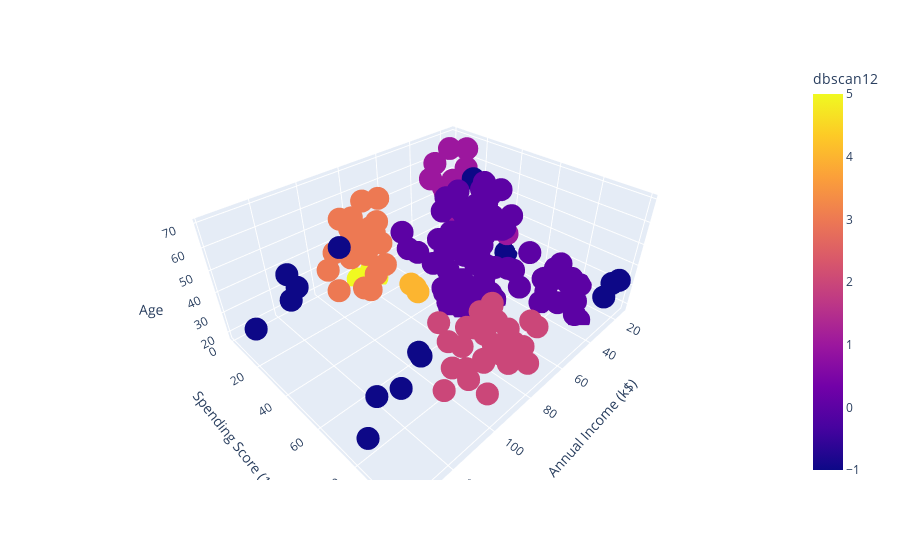

Notebook source saved alongside this figure:
### Code cell
mod = DBSCAN(eps=12, min_samples=3)
mod.fit(dft)
dft["dbscan12"] = mod.labels_

fig = px.scatter_3d(dft,
             x = dft["Annual Income (k$)"],
             y = dft["Spending Score (1-100)"],
             z = dft["Age"],
             color = dft["dbscan12"])
fig.show()

### Figure 1 — Plotly figure (JSON) as saved in the notebook; plotly's stock layout.template omitted (floating-point values rounded to 4 significant figures; data arrays with more than 128 entries replaced by an {"elided": "..."} marker saying what was removed)
{"data": [{"hovertemplate": "Annual Income (k$)=%{x}<br>Spending Score (1-100)=%{y}<br>Age=%{z}<br>dbscan12=%{marker.color}<extra></extra>", "legendgroup": "", "marker": {"color": {"elided": "200 int values"}, "coloraxis": "coloraxis", "symbol": "circle"}, "mode": "markers", "name": "", "scene": "scene", "showlegend": false, "type": "scatter3d", "x": {"elided": "200 int values"}, "y": {"elided": "200 int values"}, "z": {"elided": "200 int values"}}], "layout": {"autosize": true, "coloraxis": {"colorbar": {"title": {"text": "dbscan12"}}, "colorscale": [[0, "#0d0887"], [0.1111, "#46039f"], [0.2222, "#7201a8"], [0.3333, "#9c179e"], [0.4444, "#bd3786"], [0.5556, "#d8576b"], [0.6667, "#ed7953"], [0.7778, "#fb9f3a"], [0.8889, "#fdca26"], [1, "#f0f921"]]}, "legend": {"tracegroupgap": 0}, "margin": {"t": 60}, "scene": {"aspectmode": "auto", "aspectratio": {"x": 1.429, "y": 1.148, "z": 0.6093}, "domain": {"x": [0, 1], "y": [0, 1]}, "xaxis": {"title": {"text": "Annual Income (k$)"}, "type": "linear"}, "yaxis": {"title": {"text": "Spending Score (1-100)"}, "type": "linear"}, "zaxis": {"title": {"text": "Age"}, "type": "linear"}}}}
